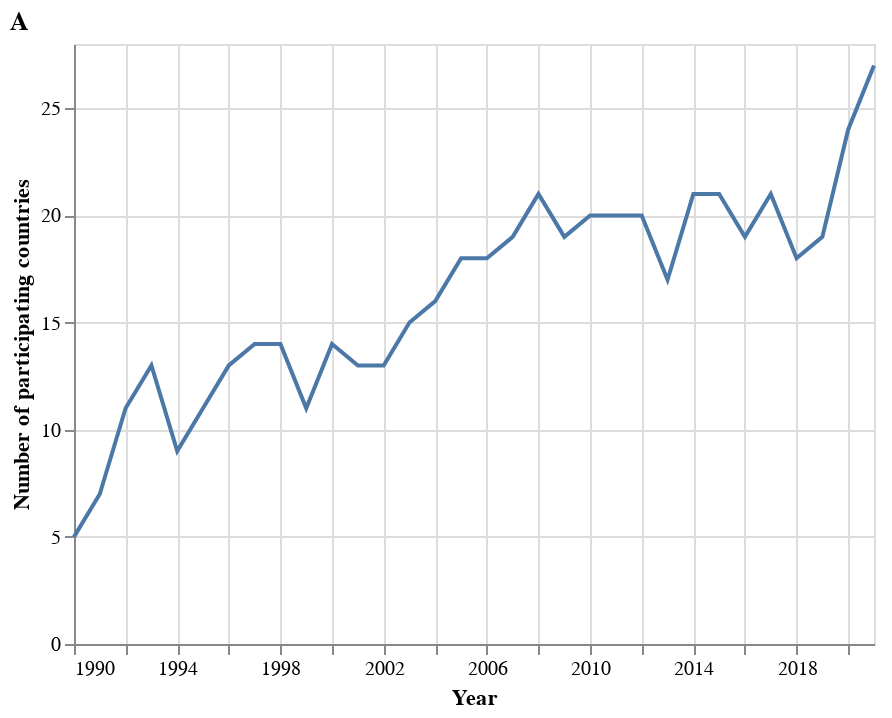

Notebook source saved alongside this figure:
### Code cell
source = cntry_num_by_year

alt.Chart(source).mark_line().encode(
    x='Year:T',
    y=alt.Y(
        'Number of participating countries',
    )
).properties(
    title = 'A'
).configure_title(
    anchor='start',  
)

### Figure 1 — Vega-Lite specification as saved in the notebook (floating-point values rounded to 4 significant figures)
{"config": {"view": {"continuousWidth": 400, "continuousHeight": 300}, "title": {"anchor": "start"}}, "data": {"name": "data-9a300aefce4fe5af17e6341903207e70"}, "mark": "line", "encoding": {"x": {"field": "Year", "type": "temporal"}, "y": {"field": "Number of participating countries", "type": "quantitative"}}, "title": "A", "$schema": "https://vega.github.io/schema/vega-lite/v4.17.0.json", "datasets": {"data-9a300aefce4fe5af17e6341903207e70": [{"Year": "1990-01-01T00:00:00", "Number of participating countries": 5}, {"Year": "1991-01-01T00:00:00", "Number of participating countries": 7}, {"Year": "1992-01-01T00:00:00", "Number of participating countries": 11}, {"Year": "1993-01-01T00:00:00", "Number of participating countries": 13}, {"Year": "1994-01-01T00:00:00", "Number of participating countries": 9}, {"Year": "1995-01-01T00:00:00", "Number of participating countries": 11}, {"Year": "1996-01-01T00:00:00", "Number of participating countries": 13}, {"Year": "1997-01-01T00:00:00", "Number of participating countries": 14}, {"Year": "1998-01-01T00:00:00", "Number of participating countries": 14}, {"Year": "1999-01-01T00:00:00", "Number of participating countries": 11}, {"Year": "2000-01-01T00:00:00", "Number of participating countries": 14}, {"Year": "2001-01-01T00:00:00", "Number of participating countries": 13}, {"Year": "2002-01-01T00:00:00", "Number of participating countries": 13}, {"Year": "2003-01-01T00:00:00", "Number of participating countries": 15}, {"Year": "2004-01-01T00:00:00", "Number of participating countries": 16}, {"Year": "2005-01-01T00:00:00", "Number of participating countries": 18}, {"Year": "2006-01-01T00:00:00", "Number of participating countries": 18}, {"Year": "2007-01-01T00:00:00", "Number of participating countries": 19}, {"Year": "2008-01-01T00:00:00", "Number of participating countries": 21}, {"Year": "2009-01-01T00:00:00", "Number of participating countries": 19}, {"Year": "2010-01-01T00:00:00", "Number of participating countries": 20}, {"Year": "2011-01-01T00:00:00", "Number of participating countries": 20}, {"Year": "2012-01-01T00:00:00", "Number of participating countries": 20}, {"Year": "2013-01-01T00:00:00", "Number of participating countries": 17}, {"Year": "2014-01-01T00:00:00", "Number of participating countries": 21}, {"Year": "2015-01-01T00:00:00", "Number of participating countries": 21}, {"Year": "2016-01-01T00:00:00", "Number of participating countries": 19}, {"Year": "2017-01-01T00:00:00", "Number of participating countries": 21}, {"Year": "2018-01-01T00:00:00", "Number of participating countries": 18}, {"Year": "2019-01-01T00:00:00", "Number of participating countries": 19}, {"Year": "2020-01-01T00:00:00", "Number of participating countries": 24}, {"Year": "2021-01-01T00:00:00", "Number of participating countries": 27}]}}
